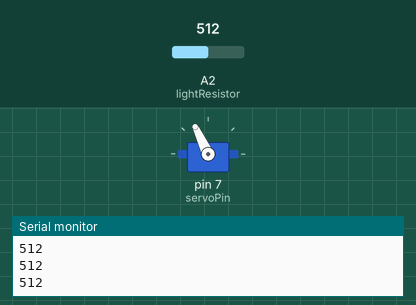
The sketch below on a simulated Arduino Uno, built with avr-gcc and run on an emulated ATmega328P. Parts: servo, the last lines printed to the serial monitor. The inputs (shaded band) are chosen by the test bench; at power-on: A2 (lightResistor) = 512.

Above: at 1.2 s.
1.3 s: A2 (lightResistor) set to 716
At 1.8 s:
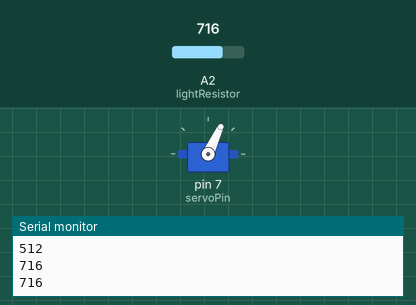
3.0 s: A2 (lightResistor) set to 900
At 4.2 s:
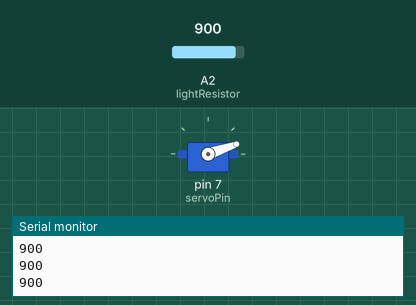
4.5 s: A2 (lightResistor) set to 306
At 5.4 s:
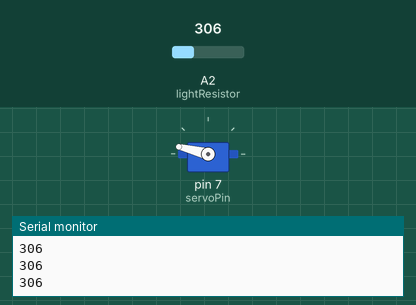
6.0 s: A2 (lightResistor) set to 122
At 6.6 s:
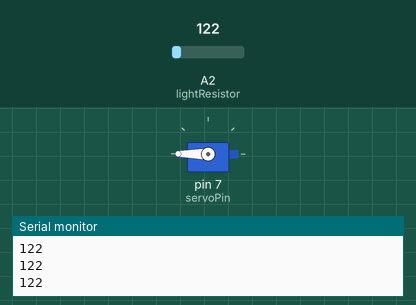
7.5 s: A2 (lightResistor) set to 511
At 7.9 s:
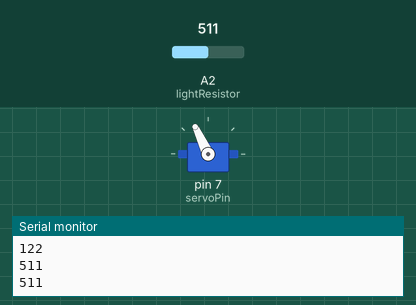
9.0 s: A2 (lightResistor) set to 0
At 10.3 s:
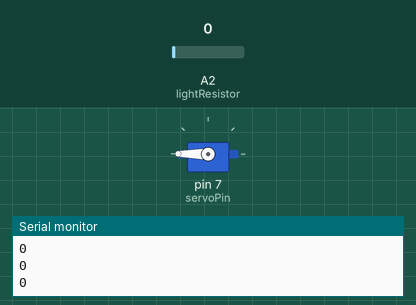
Timing chart, 0 to 11.5 s (numbered marks = the images above; inputs shaded):
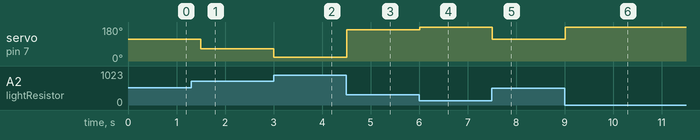

The sketch:

ServoLDR.ino
```cpp
#include<Servo.h>
int lightResistor = A2;
int servoPin = 7;
int lightVal;
int positionServo;
int dt = 250;
Servo myServo;
void setup() {
  // put your setup code here, to run once:
  Serial.begin(9600);
  pinMode(lightResistor , INPUT);
  pinMode(servoPin , OUTPUT);
  myServo.attach(servoPin);
}

void loop() {
  // put your main code here, to run repeatedly:
  lightVal = analogRead(lightResistor);
  positionServo = (-180./730.)*lightVal + (180./730.)*980.;
  myServo.write(positionServo);
  Serial.println(lightVal);
  delay(dt);
}
```

Measured:
- after the input at 1.3 s, servo on pin 7 (servoPin): 115° → 65° after 0.20 s
- after the input at 3.0 s, servo on pin 7 (servoPin): 65° → 19° at once
- after the input at 4.5 s, servo on pin 7 (servoPin): 19° → 166° at once
- after the input at 6.0 s, servo on pin 7 (servoPin): 166° → 180° at once
- after the input at 7.5 s, servo on pin 7 (servoPin): 180° → 115° at once
- after the input at 9.0 s, servo on pin 7 (servoPin): 115° → 180° at once
